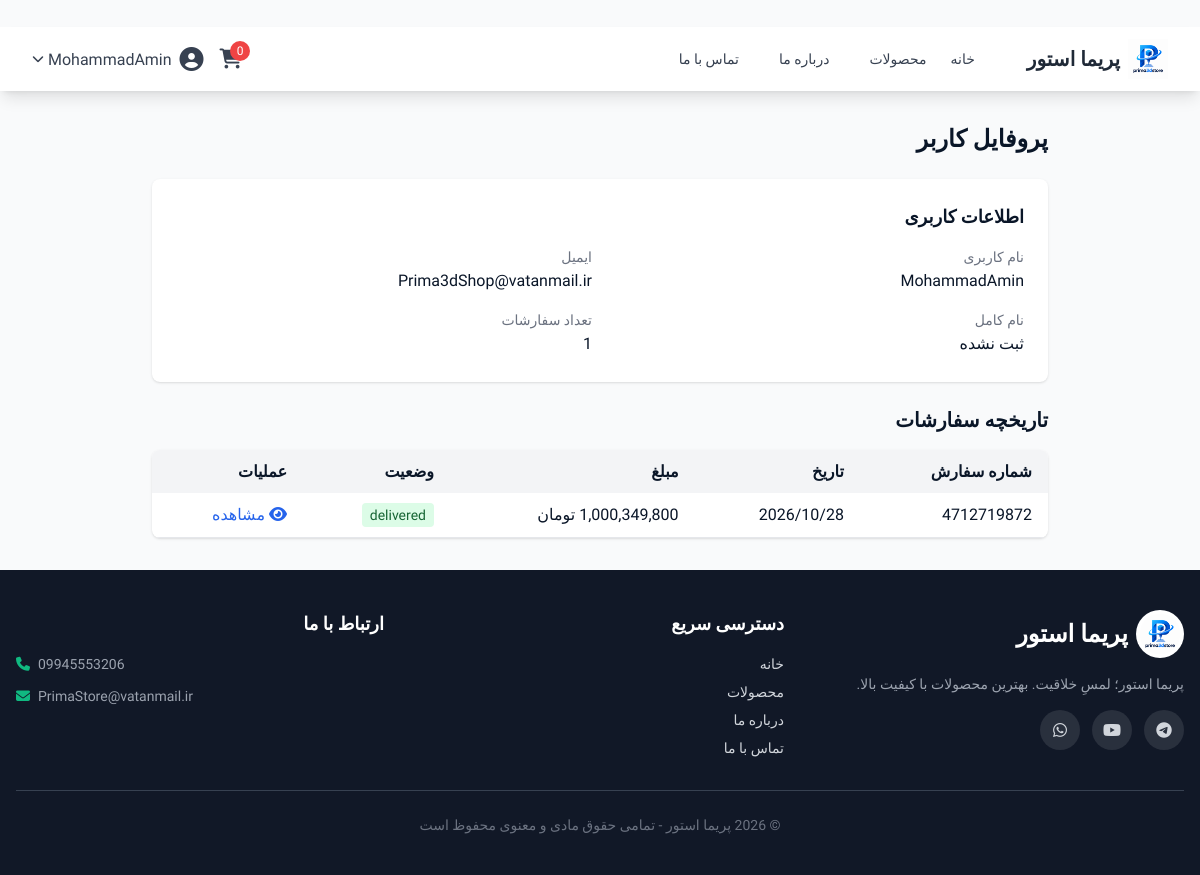
The page /profile (signed in) on the database as committed earlier.
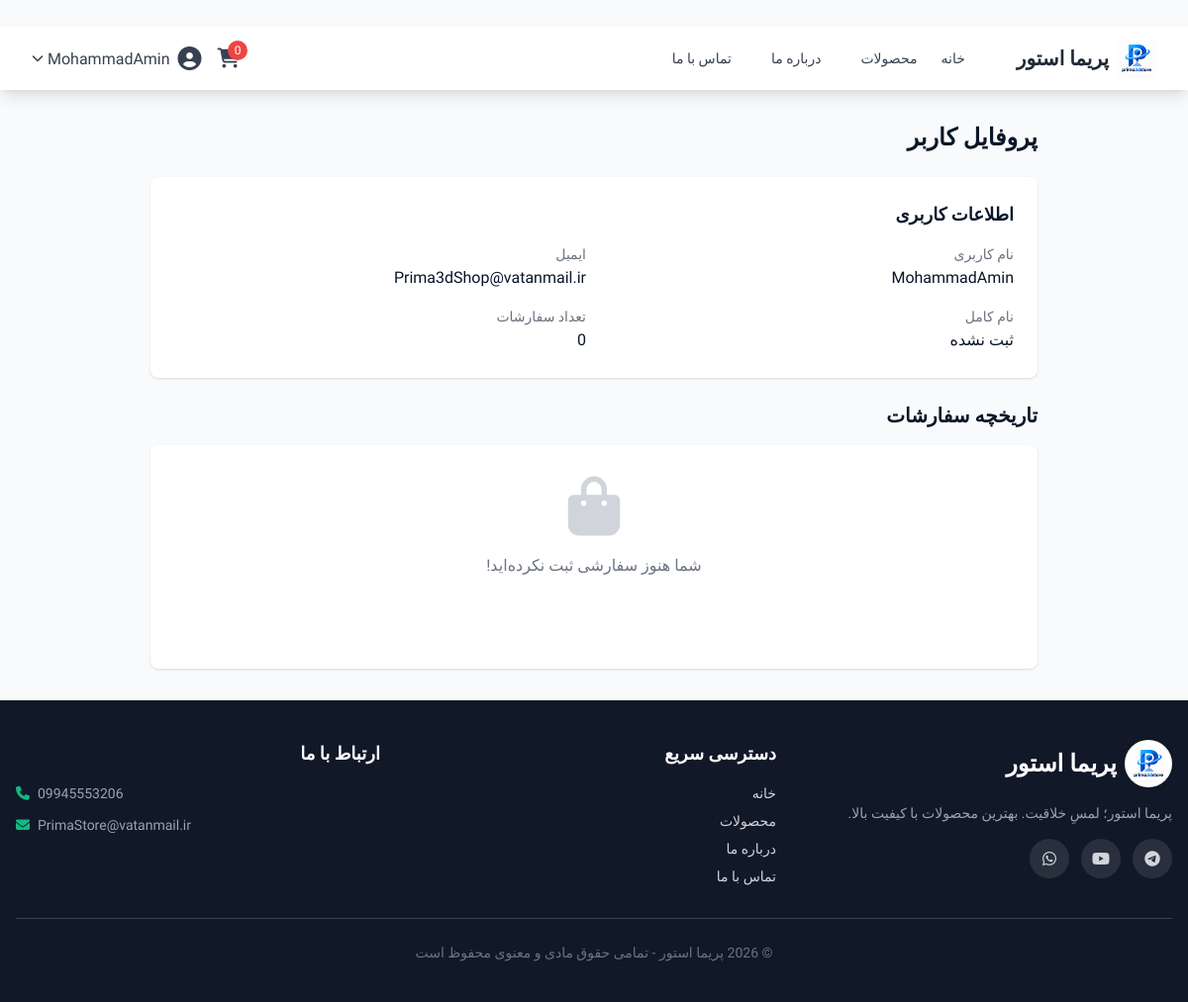
The same page on the database as committed later.
### app/main.py (models this page shows)
class Order(db.Model):
    __tablename__ = 'orders'
    id = db.Column(db.Integer, primary_key=True)
    user_id = db.Column(db.Integer, db.ForeignKey('users.id'), nullable=False)
    order_number = db.Column(db.String(50), unique=True, nullable=False)
    total_amount = db.Column(db.Numeric(10, 2), nullable=False)
    shipping_address = db.Column(db.Text, nullable=False)
    phone = db.Column(db.String(20), nullable=False)
    status = db.Column(db.String(20), default='pending')
    created_at = db.Column(db.DateTime, default=db.func.current_timestamp())
    full_name = db.Column(db.String(200), nullable=True)
    postal_code = db.Column(db.String(20), nullable=True)
    province = db.Column(db.String(50), nullable=True)
    shipping_cost = db.Column(db.Numeric(10, 2), default=0)
    receipt_image = db.Column(db.String(300), nullable=True)
    coupon_code = db.Column(db.String(50), nullable=True)
    discount_amount = db.Column(db.Numeric(10, 2), default=0)
    user = db.relationship('User', backref='orders')
    items = db.relationship('OrderItem', backref='order', cascade='all, delete-orphan')

### app/main.py (the view)
@app.route('/profile')
@login_required
def profile():
    orders = Order.query.filter_by(user_id=current_user.id).order_by(Order.created_at.desc()).all()
    return render_template('profile.html', orders=orders)

### app/main.py (called while the page is built)
@login_manager.user_loader
def load_user(user_id):
    return User.query.get(int(user_id))

@app.template_filter('format_currency')
def format_currency(value):
    if value is None:
        return '۰ تومان'
    try:
        return f"{int(value):,} تومان"
    except:
        return '۰ تومان'

@app.context_processor
def inject_announcement():
    global announcement, announcement_link, announcement_page
    from datetime import datetime
    current_page = request.endpoint or ""
    show = False
    if announcement_page == "all":
        show = True
    elif announcement_page == "home" and current_page == "index":
        show = True
    elif announcement_page == "products" and current_page == "products":
        show = True
    elif announcement_page == "product" and current_page == "product_detail":
        show = True
    return {
        "announcement": announcement if show else None,
        "announcement_link": announcement_link if show else None,
        "now": datetime.now()
    }

### app/interfaces/templates/profile.html (shortened to what this page needs)
﻿{% extends "base.html" %}
{% block content %}
<div class="max-w-4xl mx-auto">
    <h1 class="text-2xl font-bold mb-6">پروفایل کاربر</h1>
    <div class="bg-white rounded-lg shadow p-6 mb-6">
        <h2 class="text-lg font-semibold mb-4">اطلاعات کاربری</h2>
        <div class="grid grid-cols-2 gap-4">
            <div>
                <p class="text-sm text-gray-500">نام کاربری</p>
                <p class="font-medium">{{ current_user.username }}</p>
            </div>
            <div>
                <p class="text-sm text-gray-500">ایمیل</p>
                <p class="font-medium">{{ current_user.email }}</p>
            </div>
            <div>
                <p class="text-sm text-gray-500">نام کامل</p>
                <p class="font-medium">{{ current_user.full_name or 'ثبت نشده' }}</p>
            </div>
            <div>
                <p class="text-sm text-gray-500">تعداد سفارشات</p>
                <p class="font-medium">{{ orders|length }}</p>
            </div>
        </div>
    </div>
    <h2 class="text-xl font-bold mb-4">تاریخچه سفارشات</h2>
    {% if orders %}
    <div class="bg-white rounded-lg shadow overflow-hidden">
        <table class="w-full">
            <thead>
                <tr class="bg-gray-100">
                    <th class="px-4 py-3 text-right">شماره سفارش</th>
                    <th class="px-4 py-3 text-right">تاریخ</th>
                    <th class="px-4 py-3 text-right">مبلغ</th>
                    <th class="px-4 py-3 text-right">وضعیت</th>
                    <th class="px-4 py-3 text-right">عملیات</th>
                </tr>
            </thead>
            <tbody>
                {% for order in orders %}
                <tr class="border-b hover:bg-gray-50">
                    <td class="px-4 py-3">{{ order.order_number }}</td>
                    <td class="px-4 py-3">{{ order.created_at.strftime('%Y/%m/%d') }}</td>
                    <td class="px-4 py-3">{{ order.total_amount|format_currency }}</td>
                    <td class="px-4 py-3">
                        <span class="px-2 py-1 rounded text-sm
                            {% if order.status == 'pending' %}bg-yellow-100 text-yellow-800
                            {% elif order.status == 'paid' %}bg-blue-100 text-blue-800
                            {% elif order.status == 'shipped' %}bg-purple-100 text-purple-800
                            {% elif order.status == 'delivered' %}bg-green-100 text-green-800
                            {% elif order.status == 'cancelled' %}bg-red-100 text-red-800
                            {% endif %}">
                            {{ order.status }}
                        </span>
                    </td>
                    <td class="px-4 py-3">
                        <a href="/order/{{ order.id }}" class="text-blue-600 hover:text-blue-800">
                            <i class="fas fa-eye"></i> مشاهده
                        </a>
                    </td>
                </tr>
                {% endfor %}
            </tbody>
        </table>
    </div>
    {% else %}
    <div class="bg-white rounded-lg shadow p-8 text-center">
        <i class="fas fa-shopping-bag text-6xl text-gray-300 mb-4"></i>
        <p class="text-gray-500">شما هنوز سفارشی ثبت نکرده‌اید!</p>
        <a href="/products" class="inline-block mt-4 bg-primary-600 text-white px-6 py-2 rounded-lg hover:bg-primary-700 transition">
        </a>
    </div>
    {% endif %}
</div>
{% endblock %}

Rows that differ between the two databases and show on the page:
removed Order: order_number "4712719872", created_at "2026/10/28", total_amount "1,000,349,800 تومان", status "delivered"
Other text that changed with them:
{{ orders|length }}: "1" → "0"
text no longer shown: "شماره سفارش تاریخ مبلغ وضعیت عملیات"
text now shown: "شما هنوز سفارشی ثبت نکرده‌اید!"
